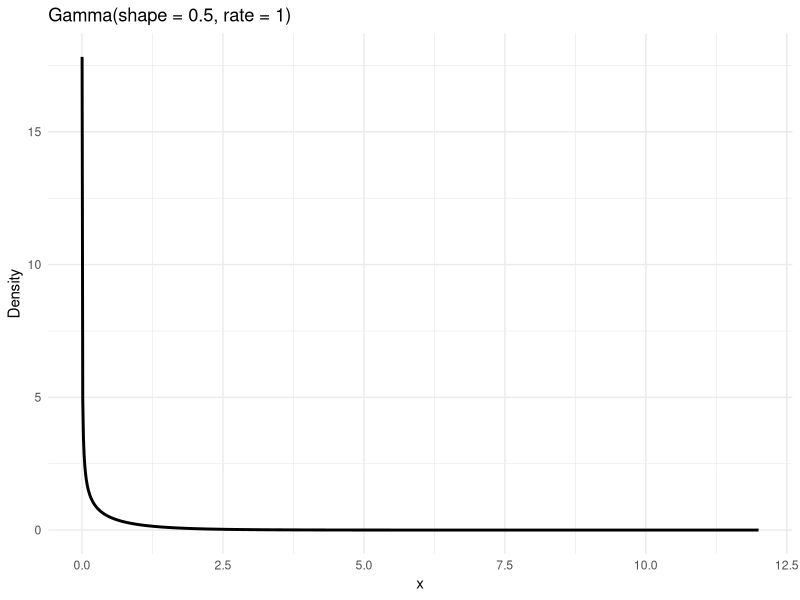
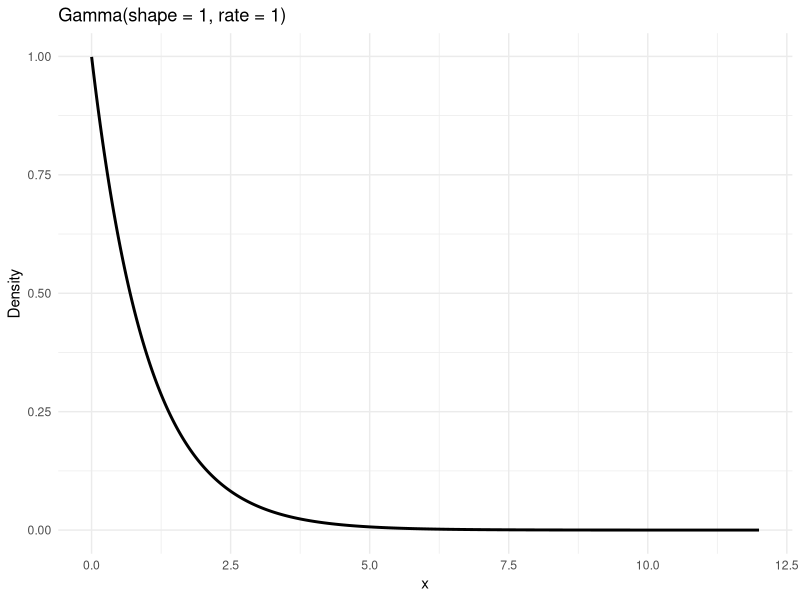
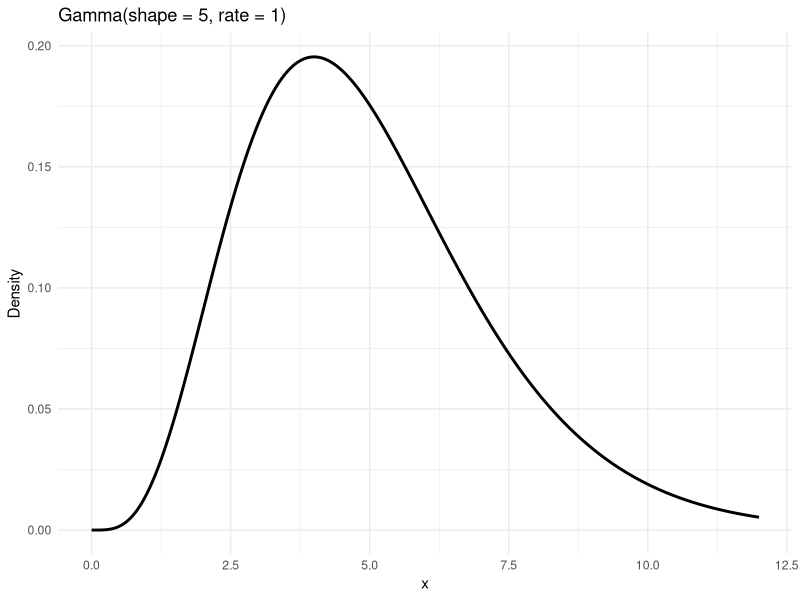

Write the R code that produced these figures, in order.
## ---- chunk 1
#| label: fig-gamma-shapes
#| fig-cap: "Gamma distributions with different shape parameters"
#| fig-subcap:
#|   - "Shape = 0.5 - assymptotic at 0"
#|   - "Shape = 1 - exponential"
#|   - "Shape = 5 - hump-shaped"
#| layout-ncol: 3
#| warning: false
#| message: false

library(ggplot2)

x <- seq(0.001, 12, length.out = 1000)

gamma_plot <- function(shape, rate = 1) {
  data.frame(
    x = x,
    density = dgamma(x, shape = shape, rate = rate)
  ) |>
    ggplot(aes(x, density)) +
    geom_line(linewidth = 1) +
    labs(
      title = paste0("Gamma(shape = ", shape, ", rate = ", rate, ")"),
      x = "x",
      y = "Density"
    ) +
    theme_minimal()
}

gamma_plot(shape = 0.5)
gamma_plot(shape = 1)
gamma_plot(shape = 5)
